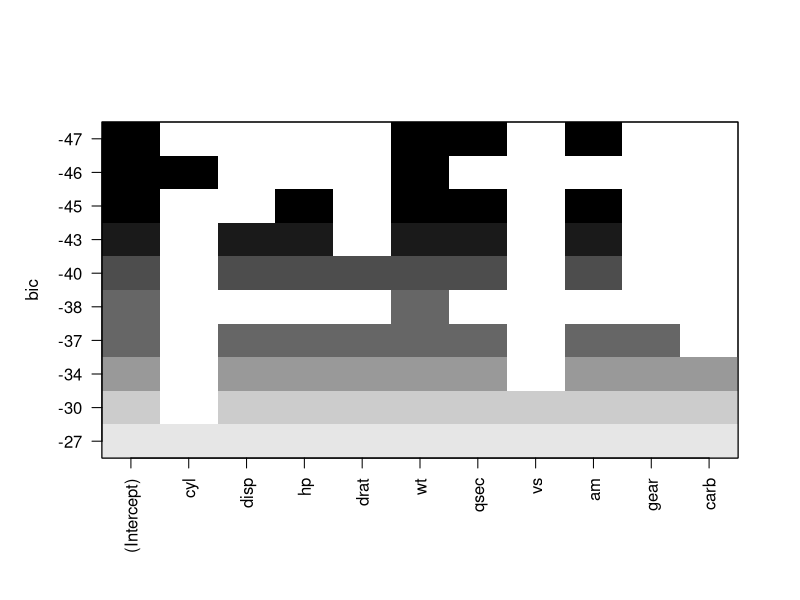

R code for this plot:
# selección de predictores a incluir en una RLM.

library(leaps) 
# Cargar datos.
datos <- mtcars

# Ajustar modelo nulo.
nulo <- lm(mpg ~ 1, data = datos) 
cat("=== Modelo nulo ===\n") 
print(summary(nulo))

# Ajustar modelo completo.
completo <- lm(mpg ~ ., data = datos) 
cat("=== Modelo completo ===\n") 
print(summary(completo))

# Ajustar modelo con selección hacia adelante.
adelante <- step(nulo, scope = list(upper = completo), direction = "forward", trace = 0)
cat("=== Modelo con selección hacia adelante ===\n") 
print(summary(adelante))
cat("AIC =", AIC(adelante), "\n\n")

# Ajustar modelo con eliminación hacia atrás.
atras <- step(completo, scope = list(lower = nulo), direction = "backward", trace = 0)
cat("=== Modelo con eliminación hacia atrás ===\n") 
print(summary(atras))
cat("AIC =", AIC(atras), "\n\n")

# Ajustar modelo con regresión escalonada.
escalonado <- step(nulo, scope = list(lower = nulo, upper = completo), direction = "both", trace = 0)
cat("=== Modelo con regresión escalonada ===\n") 
print(summary(escalonado))
cat("AIC =", AIC(escalonado), "\n\n")

# Ajustar modelo con todos los subconjuntos.
modelos <- regsubsets(mpg ~ ., data = datos, method = "exhaustive", nbest = 1, nvmax = 10)
print(plot(modelos))
